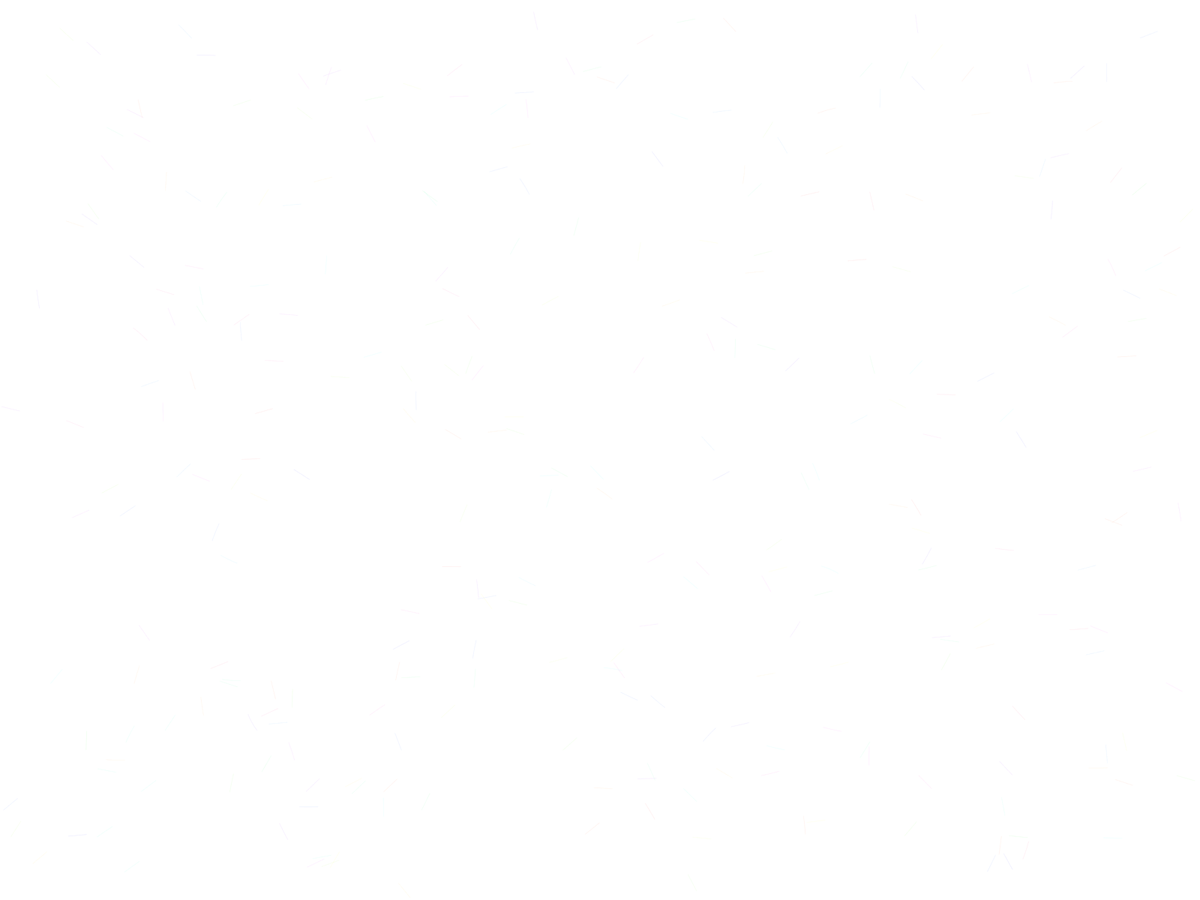
Frame 1 (no input)
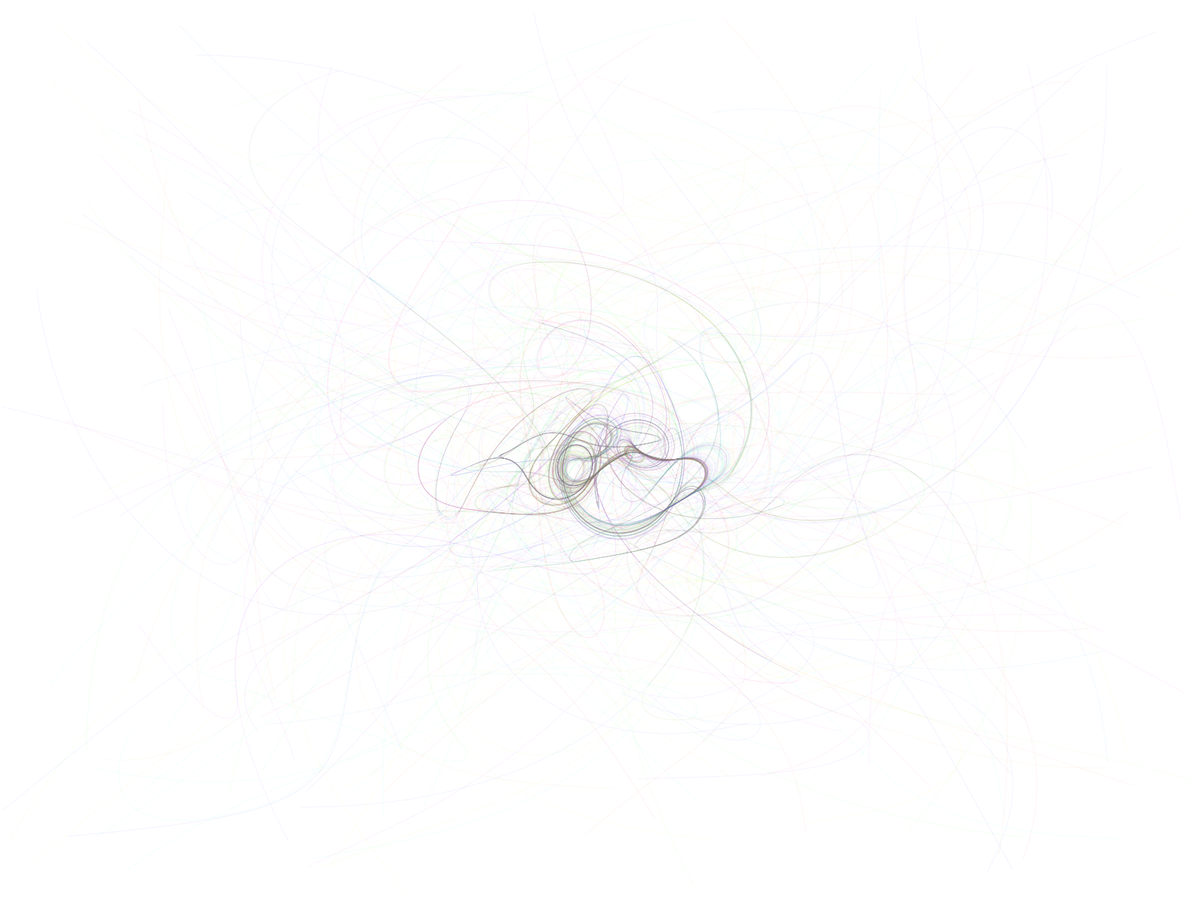
Frame 60 (the mouse pressed at the canvas centre just before this capture)
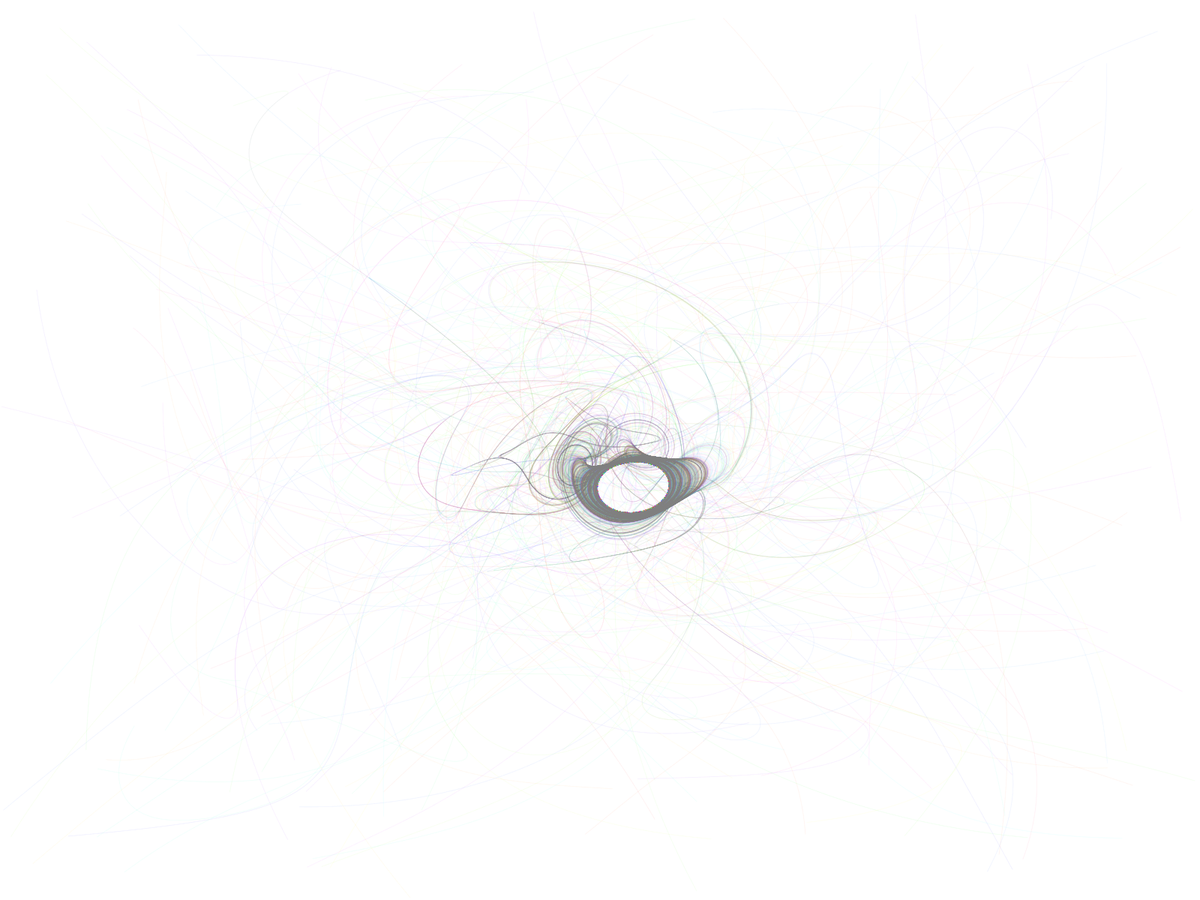
Frame 120 (the mouse held since frame 60 and released just before this capture)

The Processing sketch that drew these frames (run headless with seeded random() and noise(); from frame 60 on, the mouse is pressed at the canvas centre):

// Processing sketch: PursuitCurves2D
// ── PursuitCurves2D.pde
class Follower {
  PVector pos;
  color col;
  int followIndex;
  Follower(float x, float y, int index) {
    x=random(width);
    y=random(height);
    pos=new PVector(x, y);
    colorMode(HSB, 100);
    col=color(random(100), 75, 100, 2);
    colorMode(RGB, 255);
    //col=color(100,2);
  }
  void update(PVector target, float speed) {
    if (PVector.dist(pos, target)<1)return;
    PVector dir=PVector.sub(target, pos);
    //dir.mult(0.01);
    dir.setMag(speed);
    pos.add(dir);
  }
  void display() {
    fill(col);
    noStroke();
    //stroke(col);
    //set(round(pos.x),round(pos.y),col);
    float r=1;
    ellipse(pos.x, pos.y, r, r);
  }
}
ArrayList<Follower>followers;
Follower a;
void setup() {
  //size(500,500);
  fullScreen();
  followers=new ArrayList<Follower>();
  a=new Follower(width/2, height/2, 499);
  for (int i=0; i<300; i++) {
    //followers.add(new Follower(0, 0, (i+1)%500));
    followers.add(new Follower(0,0,int(random(150))));
  }

  background(255);
}
void draw() {
  for (int num=0; num<100; num++) {
    float speed=0.25;
    float t=frameCount*0.05;
    //a.update(new PVector(width/2+200*cos(t),height/2+200*sin(t)),5);
    //a.update(new PVector(mouseX,mouseY),5);
    for (int i=1; i<followers.size(); i++) {
      followers.get(i).update(followers.get(i-1).pos, speed);
      followers.get(i).display();
    }
    followers.get(0).update(followers.get(followers.size()-1).pos, speed);
    followers.get(0).display();
  }
}
